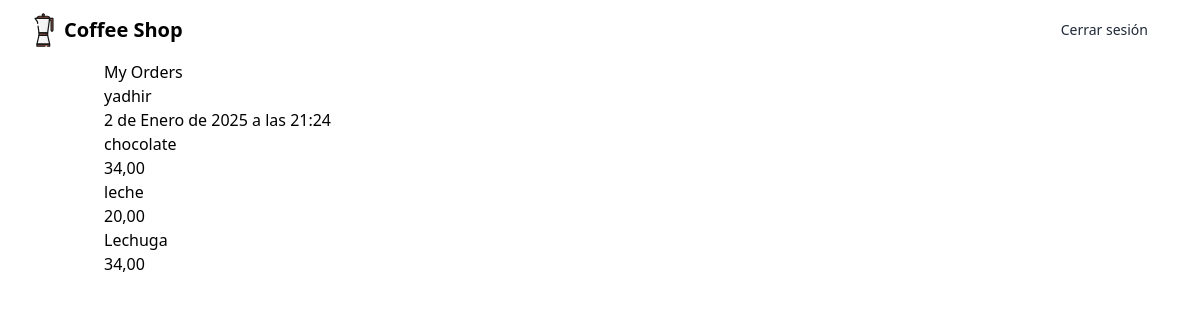
The app's page /pedidos/mi-orden/ (signed in) with its own data.
### orders/models.py (models this page shows, shortened)
class Order(models.Model):
    user = models.ForeignKey(User, on_delete=models.CASCADE)
    is_active = models.BooleanField(default=True)
    order_date = models.DateTimeField(auto_now_add=True)

class OrderProduct(models.Model):
    order = models.ForeignKey(Order, on_delete=models.CASCADE)
    product = models.ForeignKey(Product, on_delete=models.PROTECT)
    quantity = models.IntegerField()

### products/models.py (models this page shows, shortened)
class Product(models.Model):
    name = models.CharField(max_length=200, verbose_name="Nombre")
    description = models.TextField(max_length=300, verbose_name="Descripción")  # Cambié 'Description' a minúscula
    price = models.DecimalField(max_digits=10, decimal_places=2, verbose_name="Precio")  # Cambié 'Price' a minúscula
    available = models.BooleanField(default=True, verbose_name="Disponible")  # Cambié 'Available' a minúscula y true a booleano
    photo = models.ImageField(upload_to='logos', null=True, blank=True, verbose_name="Foto")  # Cambié 'Photo' a minúscula

### orders/views.py (the view)
# urls.py: path('mi-orden/', MyOrderView.as_view(), name="mi-orden"),
class MyOrderView(DetailView):
    model = Order
    template_name = "my_order.html"
    context_object_name = "order"
    def get_object(self, queryset =None):
        return Order.objects.filter(is_active=True ).first()

### orders/templates/my_order.html
{% extends "base.html" %}
{% block content %}
<h1>My Orders</h1>
<p>{{ order.user.username }}</p>
<p>{{ order.order_date }}</p>
{% for product_order in order.orderproduct_set.all %}
<p>{{ product_order.product.name }}</p>
<p>{{ product_order.product.price }}</p>
{% empty %}
<p>No products in this order</p>
{% endfor %}
{% endblock content %}

### records on screen
Order: user.username "yadhir", order_date "2 de Enero de 2025 a las 21:24"
OrderProduct: product.name "chocolate", product.price "34,00"
OrderProduct: product.name "leche", product.price "20,00"
OrderProduct: product.name "Lechuga", product.price "34,00"
